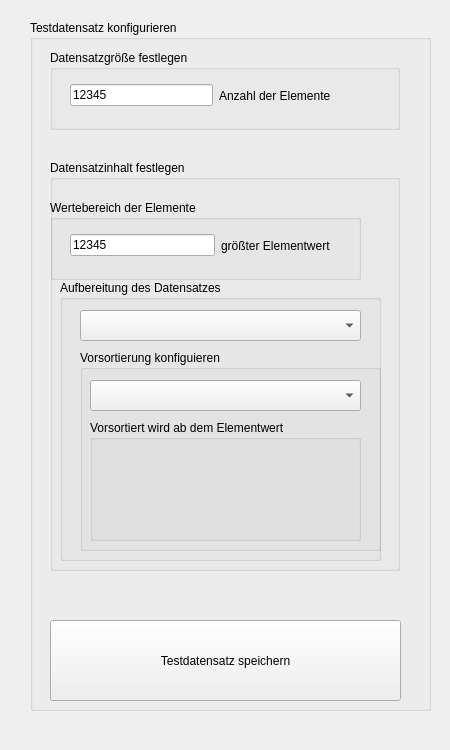
<?xml version="1.0" encoding="UTF-8"?>
<ui version="4.0">
 <class>Form</class>
 <widget class="QWidget" name="Form">
  <property name="geometry">
   <rect>
    <x>0</x>
    <y>0</y>
    <width>450</width>
    <height>750</height>
   </rect>
  </property>
  <property name="windowTitle">
   <string>Form</string>
  </property>
  <widget class="QGroupBox" name="groupBox">
   <property name="geometry">
    <rect>
     <x>30</x>
     <y>20</y>
     <width>401</width>
     <height>691</height>
    </rect>
   </property>
   <property name="title">
    <string>Testdatensatz konfigurieren</string>
   </property>
   <widget class="QGroupBox" name="groupBox_2">
    <property name="geometry">
     <rect>
      <x>20</x>
      <y>30</y>
      <width>350</width>
      <height>80</height>
     </rect>
    </property>
    <property name="title">
     <string>Datensatzgröße festlegen</string>
    </property>
    <widget class="QWidget" name="horizontalLayoutWidget">
     <property name="geometry">
      <rect>
       <x>20</x>
       <y>20</y>
       <width>261</width>
       <height>51</height>
      </rect>
     </property>
     <layout class="QHBoxLayout" name="horizontalLayout">
      <item>
       <widget class="QLineEdit" name="lineEdit">
        <property name="text">
         <string>12345</string>
        </property>
       </widget>
      </item>
      <item>
       <widget class="QLabel" name="label">
        <property name="text">
         <string>Anzahl der Elemente</string>
        </property>
       </widget>
      </item>
     </layout>
    </widget>
   </widget>
   <widget class="QGroupBox" name="groupBox_3">
    <property name="geometry">
     <rect>
      <x>20</x>
      <y>140</y>
      <width>350</width>
      <height>411</height>
     </rect>
    </property>
    <property name="title">
     <string>Datensatzinhalt festlegen</string>
    </property>
    <widget class="QGroupBox" name="groupBox_4">
     <property name="geometry">
      <rect>
       <x>0</x>
       <y>40</y>
       <width>311</width>
       <height>80</height>
      </rect>
     </property>
     <property name="title">
      <string>Wertebereich der Elemente</string>
     </property>
     <widget class="QWidget" name="horizontalLayoutWidget_2">
      <property name="geometry">
       <rect>
        <x>20</x>
        <y>20</y>
        <width>261</width>
        <height>51</height>
       </rect>
      </property>
      <layout class="QHBoxLayout" name="horizontalLayout_2">
       <item>
        <widget class="QLineEdit" name="lineEdit_2">
         <property name="text">
          <string>12345</string>
         </property>
        </widget>
       </item>
       <item>
        <widget class="QLabel" name="label_2">
         <property name="text">
          <string>größter Elementwert</string>
         </property>
        </widget>
       </item>
      </layout>
     </widget>
    </widget>
    <widget class="QGroupBox" name="groupBox_5">
     <property name="geometry">
      <rect>
       <x>10</x>
       <y>120</y>
       <width>321</width>
       <height>281</height>
      </rect>
     </property>
     <property name="title">
      <string>Aufbereitung des Datensatzes</string>
     </property>
     <widget class="QComboBox" name="comboBox_2">
      <property name="geometry">
       <rect>
        <x>20</x>
        <y>30</y>
        <width>281</width>
        <height>31</height>
       </rect>
      </property>
     </widget>
     <widget class="QGroupBox" name="groupBox_6">
      <property name="geometry">
       <rect>
        <x>20</x>
        <y>70</y>
        <width>301</width>
        <height>201</height>
       </rect>
      </property>
      <property name="title">
       <string>Vorsortierung konfiguieren</string>
      </property>
      <widget class="QComboBox" name="comboBox">
       <property name="geometry">
        <rect>
         <x>10</x>
         <y>30</y>
         <width>271</width>
         <height>31</height>
        </rect>
       </property>
      </widget>
      <widget class="QGroupBox" name="groupBox_7">
       <property name="geometry">
        <rect>
         <x>10</x>
         <y>70</y>
         <width>271</width>
         <height>121</height>
        </rect>
       </property>
       <property name="title">
        <string>Vorsortiert wird ab dem Elementwert</string>
       </property>
      </widget>
     </widget>
    </widget>
   </widget>
   <widget class="QPushButton" name="pushButton">
    <property name="geometry">
     <rect>
      <x>20</x>
      <y>600</y>
      <width>351</width>
      <height>81</height>
     </rect>
    </property>
    <property name="text">
     <string>Testdatensatz speichern</string>
    </property>
   </widget>
   <zorder>groupBox_3</zorder>
   <zorder>groupBox_2</zorder>
   <zorder>pushButton</zorder>
  </widget>
 </widget>
 <resources/>
 <connections/>
</ui>
